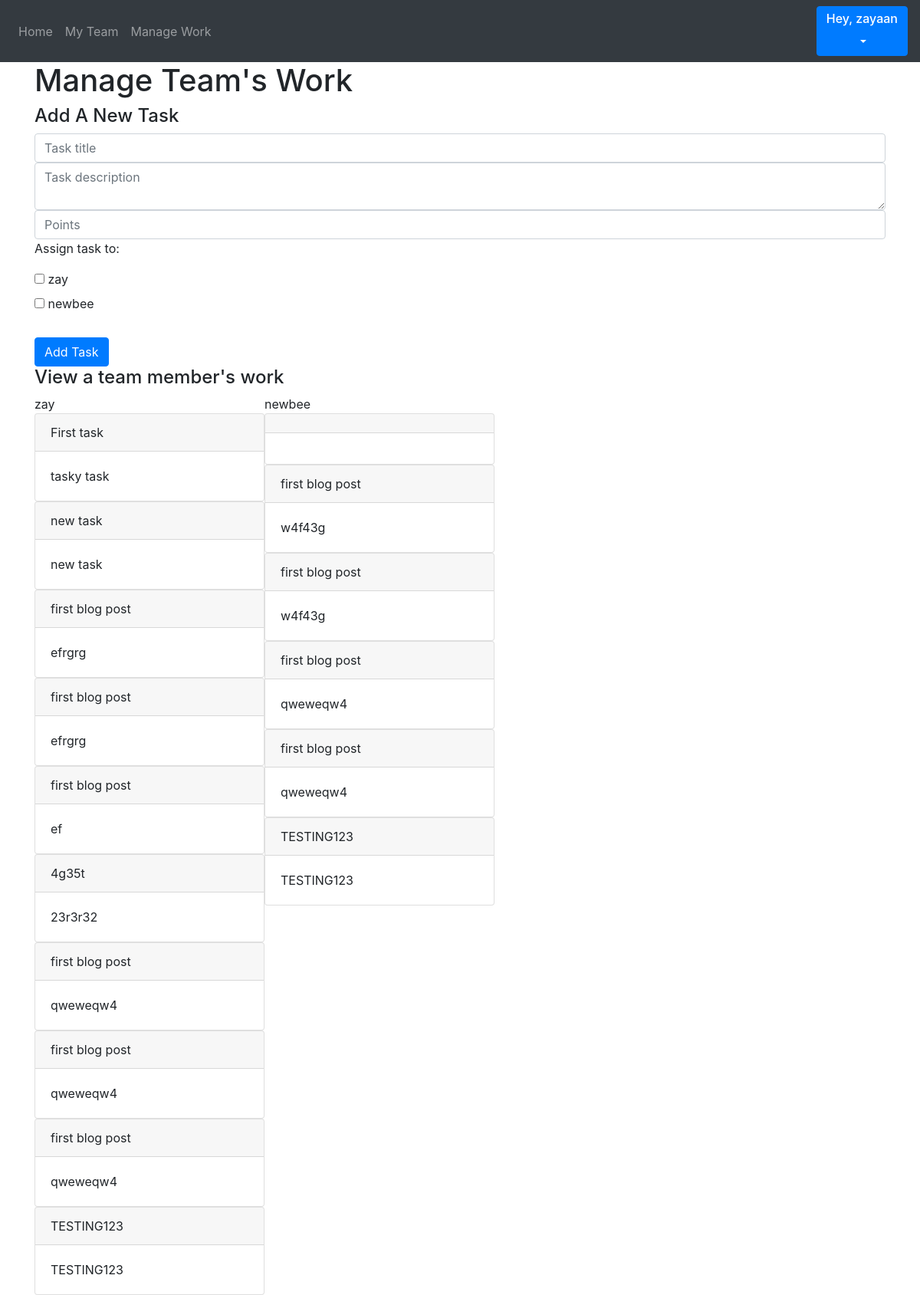
The page /manage-work (signed in) on the database its author committed.
### website/models.py (models this page shows)
class User(db.Model, UserMixin):
    id = db.Column(db.Integer, primary_key=True)
    email = db.Column(db.String(150), unique=True)
    password = db.Column(db.String(255))
    first_name = db.Column(db.String(150))
    notes = db.relationship('Note') # store all notes user has
    team_id = db.Column(db.Integer, db.ForeignKey('team.id'))
    team_leader = db.Column(db.Boolean)
    work = db.relationship('Work') # store all work user has
    points = db.Column(db.Integer)

class Work(db.Model):
    id = db.Column(db.Integer, primary_key=True)
    title = db.Column(db.String(200))
    description = db.Column(db.String(10000))
    date = db.Column(db.DateTime(timezone=True), default=func.now())
    user_id = db.Column(db.Integer, db.ForeignKey('user.id'))
    status = db.Column(db.String(100))
    points = db.Column(db.Integer)

### website/views.py (the view, shortened to what this page needs)
@views.route('/manage-work', methods=['GET', 'POST'])
@login_required
def manage_work():
    members = db.session.query(User).filter(User.team_id == current_user.team_id)
    return render_template('managework.html', user=current_user, members=members)

### website/__init__.py (called while the page is built)
def create_app():
    app = Flask(__name__)
    app.config['SECRET_KEY'] = 'gyugigygufgkjjhb' # secure cookies n session data
    app.config['SQLALCHEMY_DATABASE_URI'] = f'sqlite:///{DB_NAME}'
    db.init_app(app)
    from .views import views
    from .auth import auth
    app.register_blueprint(views, url_prefix='/')
    app.register_blueprint(auth, url_prefix='/')
    from .models import User, Work, Team, Note
    create_database(app)
    login_manager = LoginManager()
    login_manager.login_view = 'auth.log_in'
    login_manager.init_app(app)
    @login_manager.user_loader
    def load_user(id):
        return User.query.get(int(id)) # looks for primary key
    return app

### website/templates/managework.html
{% extends 'base.html' %}
{% block content %}
{% if user.team_leader %}
    <h1>Manage Team's Work</h1>
    <h4>Add A New Task</h4>
        <form method="POST">
            <input name='title' id='title' class='form-control' type='text' placeholder='Task title'/>
            <textarea name="description" id="description" class="form-control" placeholder='Task description'></textarea>
            <input name='points' id='points' class='form-control' type='number' placeholder='Points'/>
            <p>Assign task to:</p>
            <div name='assigned' id='assigned' class='select'>
                {% for member in members %}
                    {% if not member.team_leader %}
                        <input type="checkbox" value={{ member.id }} name='user'/>
                        <label>{{ member.first_name }}</label>
                        <br/>
                    {% endif %}
                {% endfor %}
            </div>
            <br />
            <button type="submit" class="btn btn-primary">Add Task</button>
        </form>
    <h4>View a team member's work</h4>
    <div id='TeamsWork'>
    {% for member in members %}
        {% if not member.team_leader %}
                <div class='membersWork'>
                    {{ member.first_name }}
                    {% for task in member.work %}
                        <div class="card">
                            <div class="card-header">{{ task.title }}</div>
                            <div class="card-body">{{ task.description }}</div>
                        </div>
                    {% endfor %}
                </div>
        {% endif %}
    {% endfor %}
    </div>
{% endif %}
{% endblock %}

### website/templates/base.html (shortened to what this page needs)
<!DOCTYPE html>
<html>
<head>
    <link
      rel="stylesheet"
      href="https://stackpath.bootstrapcdn.com/bootstrap/4.4.1/css/bootstrap.min.css"
    />
    <link
      rel="stylesheet"
      href="https://stackpath.bootstrapcdn.com/font-awesome/4.7.0/css/font-awesome.min.css"
    />
    <link rel='stylesheet' href='{{ url_for('static', filename='styles.css') }}'/>
</head>
<body>
    <nav class='navbar navbar-expand-lg navbar-dark bg-dark'>
        <div class="collapse navbar-collapse" id="navbar">
            <div class="navbar-nav">
                {% if user.is_authenticated %}
                    <a class="nav-item nav-link" id="home" href="/">Home</a>
                    <a class="nav-item nav-link" id="myteam" href="/my-team">My Team</a>
                    {% if user.team_leader %}
                        <a class="nav-item nav-link" id="managework" href="/manage-work">Manage Work</a>
                    {% else %}
                        <a class="nav-item nav-link" id="mywork" href="/my-work">My Work</a>
                    {% endif %}
                {% else %}
                    <a class="nav-item nav-link" id="login" href="/log-in">Login</a>
                    <a class="nav-item nav-link" id="signUp" href="/sign-up">Sign Up</a>
                {% endif %}
            </div>
        </div>
        {% if user.is_authenticated %}
            <div class="dropdown">
                <button type="button" class="btn btn-primary dropdown-toggle" data-toggle="dropdown">
                    <h6>Hey, {{ user.first_name }}</h6>
                </button>
        {% endif %}
    </nav>
    <div class='container'>
        {% block content %}
        {% endblock %}
    </div>
</body>
</html>

### website/static/styles.css (style rules this page uses)
#TeamsWork { display: flex; }
.membersWork { width: 25vw; }

### rows shown on the page
User: first_name "zayaan"
User: first_name "zay"
User: first_name "newbee"
Work: title "First task", description "tasky task"
Work: title "new task", description "new task"
Work: title "first blog post", description "efrgrg"
Work: title "first blog post", description "efrgrg"
Work: title "first blog post", description "ef"
Work: title "4g35t", description "23r3r32"
Work: title "first blog post", description "qweweqw4"
Work: title "first blog post", description "qweweqw4"
Work: title "first blog post", description "qweweqw4"
Work: title "TESTING123", description "TESTING123"
Work: title "first blog post", description "w4f43g"
Work: title "first blog post", description "w4f43g"
Work: title "first blog post", description "qweweqw4"
Work: title "first blog post", description "qweweqw4"
Work: title "TESTING123", description "TESTING123"
